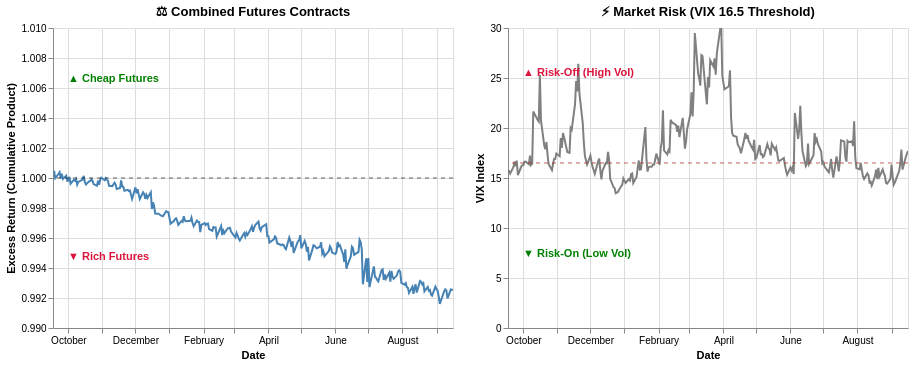

The notebook cell this image was saved under:
### Code cell
# Results combined contracts: Sep. 17, 2025-Sep. 16, 2026
complete_graph=create_arb_vix()
display(plot_contract_arb_band(complete_graph,'Combined Futures Contracts'))

### Figure 1 — Vega-Lite specification as saved in the notebook (floating-point values rounded to 4 significant figures; data arrays with more than 128 entries replaced by an {"elided": "..."} marker saying what was removed)
{"config": {"view": {"continuousWidth": 300, "continuousHeight": 300}}, "hconcat": [{"layer": [{"data": {"name": "data-d9392b98f68ada56881afc0e9ca5a377"}, "mark": {"type": "line", "color": "steelblue", "strokeWidth": 2}, "encoding": {"tooltip": [{"field": "date", "type": "temporal"}, {"field": "Cumulative Excess Return", "type": "quantitative"}], "x": {"field": "date", "title": "Date", "type": "temporal"}, "y": {"field": "Cumulative Excess Return", "scale": {"domain": [0.99, 1.01]}, "title": "Excess Return (Cumulative Product)", "type": "quantitative"}}, "name": "view_9a4d8c8b09d3f93f_0"}, {"data": {"name": "data-62270e77d641448c13ff0a9fcf3e6578"}, "mark": {"type": "rule", "color": "black", "opacity": 0.6, "strokeDash": [4, 4]}, "encoding": {"y": {"field": "y", "type": "quantitative"}}}, {"data": {"name": "data-69c349c818f6f758c06a3936f07db54c"}, "mark": {"type": "text", "align": "left", "baseline": "top", "color": "green", "dx": 5, "fontWeight": "bold"}, "encoding": {"text": {"field": "text", "type": "nominal"}, "x": {"value": 10}, "y": {"field": "y", "type": "quantitative"}}}, {"data": {"name": "data-edd0e39468aa7db5c84341d57983b65a"}, "mark": {"type": "text", "align": "left", "baseline": "bottom", "color": "crimson", "dx": 5, "fontWeight": "bold"}, "encoding": {"text": {"field": "text", "type": "nominal"}, "x": {"value": 10}, "y": {"field": "y", "type": "quantitative"}}}], "height": 300, "title": "⚖️ Combined Futures Contracts", "width": 400}, {"layer": [{"data": {"name": "data-d9392b98f68ada56881afc0e9ca5a377"}, "mark": {"type": "line", "color": "gray", "strokeWidth": 2}, "encoding": {"tooltip": [{"field": "date", "type": "temporal"}, {"field": "VIX", "type": "quantitative"}], "x": {"field": "date", "title": "Date", "type": "temporal"}, "y": {"field": "VIX", "scale": {"domain": [1, 30]}, "title": "VIX Index", "type": "quantitative"}}, "name": "view_d16eb5a92475fd10_1"}, {"data": {"name": "data-36ce8cf7b9b85712b0e5da6a8d4c123f"}, "mark": {"type": "rule", "color": "firebrick", "opacity": 0.7, "strokeDash": [4, 4]}, "encoding": {"y": {"field": "y", "type": "quantitative"}}}, {"data": {"name": "data-e1693b16d8edb1761d863943e923bf84"}, "mark": {"type": "text", "align": "left", "baseline": "bottom", "color": "crimson", "dx": 5, "fontWeight": "bold"}, "encoding": {"text": {"field": "text", "type": "nominal"}, "x": {"value": 10}, "y": {"field": "y", "type": "quantitative"}}}, {"data": {"name": "data-7e10542b402220f02c931d4ac3477b9e"}, "mark": {"type": "text", "align": "left", "baseline": "top", "color": "green", "dx": 5, "fontWeight": "bold"}, "encoding": {"text": {"field": "text", "type": "nominal"}, "x": {"value": 10}, "y": {"field": "y", "type": "quantitative"}}}], "height": 300, "title": "⚡ Market Risk (VIX 16.5 Threshold)", "width": 400}], "params": [{"name": "param_db82be42624d4632", "select": {"type": "interval", "encodings": ["x"]}, "bind": "scales", "views": ["view_9a4d8c8b09d3f93f_0", "view_d16eb5a92475fd10_0", "view_d16eb5a92475fd10_1"]}], "$schema": "https://vega.github.io/schema/vega-lite/v6.4.1.json", "datasets": {"data-d9392b98f68ada56881afc0e9ca5a377": {"elided": "247 records"}, "data-62270e77d641448c13ff0a9fcf3e6578": [{"y": 1.0}], "data-69c349c818f6f758c06a3936f07db54c": [{"y": 1.007, "text": "▲ Cheap Futures"}], "data-edd0e39468aa7db5c84341d57983b65a": [{"y": 0.9944, "text": "▼ Rich Futures"}], "data-36ce8cf7b9b85712b0e5da6a8d4c123f": [{"y": 16.5}], "data-e1693b16d8edb1761d863943e923bf84": [{"y": 25, "text": "▲ Risk-Off (High Vol)"}], "data-7e10542b402220f02c931d4ac3477b9e": [{"y": 8, "text": "▼ Risk-On (Low Vol)"}]}}
